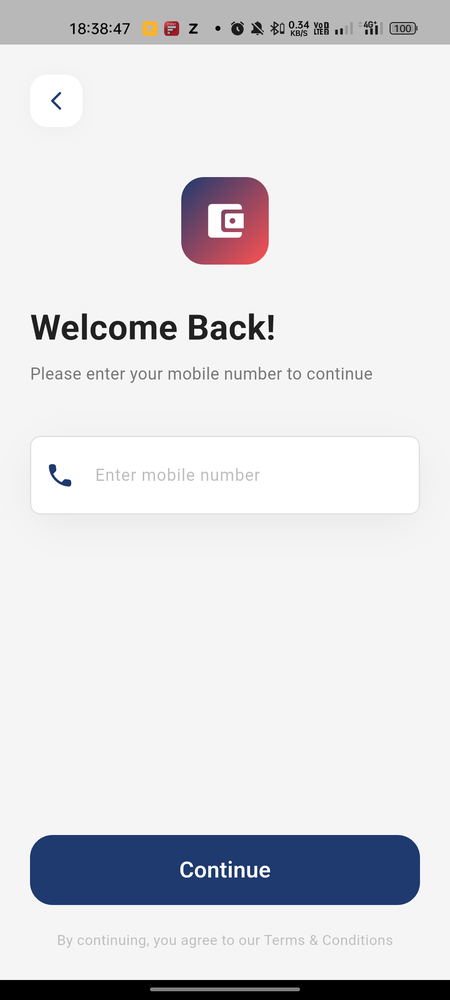
#> input picture flutter_01.png, 450 x 1000 px, shrunk from 1080 x 2400 before the run
$ python -i remove_bg_sharp.py   (imports and definitions only)
#> lines starting #> are read from the running program, lines starting #| are printed output that depends on the picture; after the words box and inside, x2 and y2 are one past the last pixel; in counts of white or black regions, pixels touching at a corner belong together
import os
import numpy as np
from PIL import Image, ImageFilter, ImageOps

ASSETS = '/Users/firozmohammad/DigiEmperor/transport_management_system/assets/images'

def refine_background_removal(img_path):
#> called with img_path = 'flutter_01.png'
    print(f'Refining {os.path.basename(img_path)}...', flush=True)
    img = Image.open(img_path).convert("RGBA")
#> img is the input picture: PIL image 450x1000 RGBA; mean R, G, B, A 221.8, 222.4, 225.8, 255

    # Get data as numpy array for faster processing
    data = np.array(img)
    r, g, b, a = data[:,:,0], data[:,:,1], data[:,:,2], data[:,:,3]
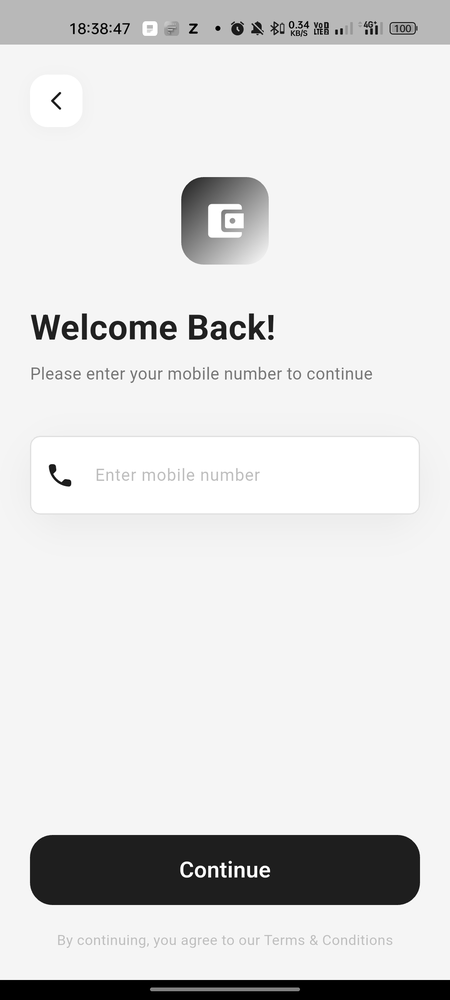
#> r: shape (1000, 450); min 0, max 255, mean 221.8
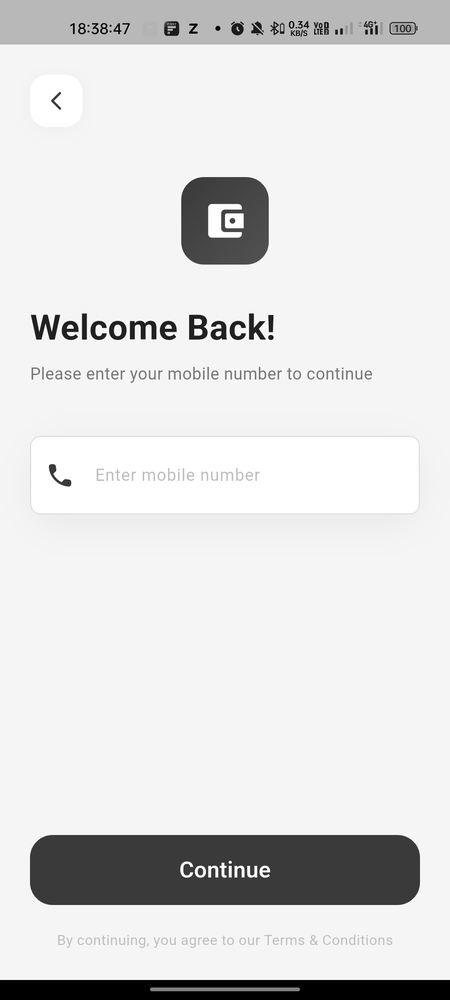
#> g: shape (1000, 450); min 0, max 255, mean 222.4
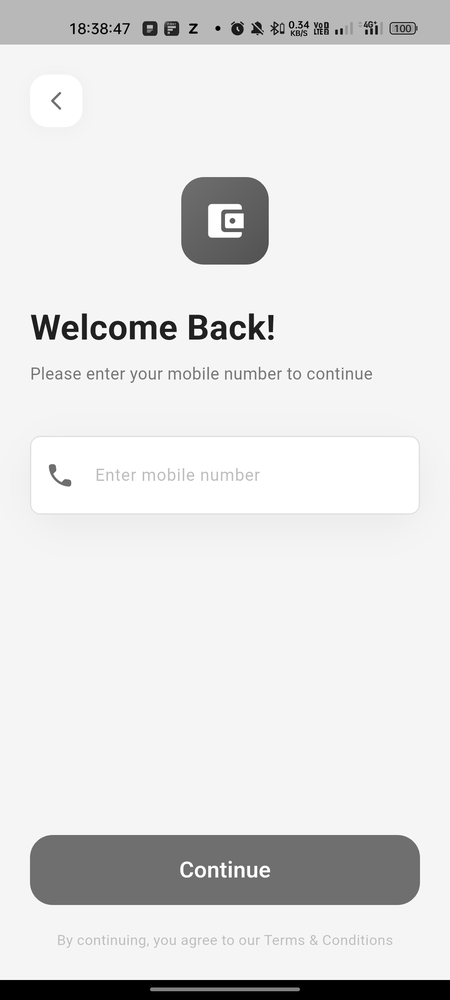
#> b: shape (1000, 450); min 0, max 255, mean 225.8
#> a: shape (1000, 450); every value is 255

    # Create mask: True where pixel is NOT white
    # Using a slightly lower threshold to catch the "soft" white edges
    mask = (r < 250) | (g < 250) | (b < 250)
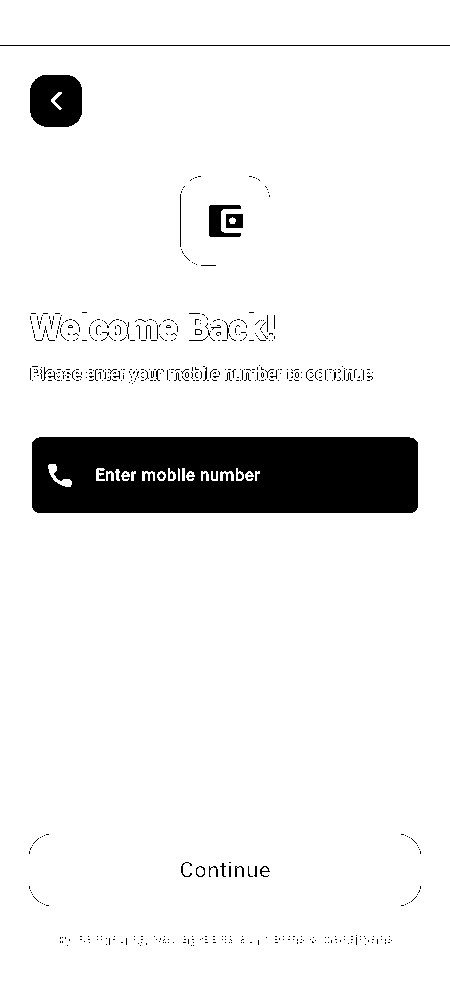
#> mask: shape (1000, 450) bool; 92.4% white; 553 black regions (531 under 20 px), largest, box (x1, y1, x2, y2) and area: (32, 437, 418, 513) 28115, (30, 75, 82, 127) 2386, (209, 205, 241, 237) 547

    # Convert mask to Image for morphological operations
    mask_img = Image.fromarray((mask * 255).astype(np.uint8))

    # Erode the mask slightly (1-2 pixels) to remove the white fringe
    # This is the "secret sauce" for sharpness on colored backgrounds
    refined_mask = mask_img.filter(ImageFilter.MaxFilter(3)) # Slight dilation of black/contraction of white
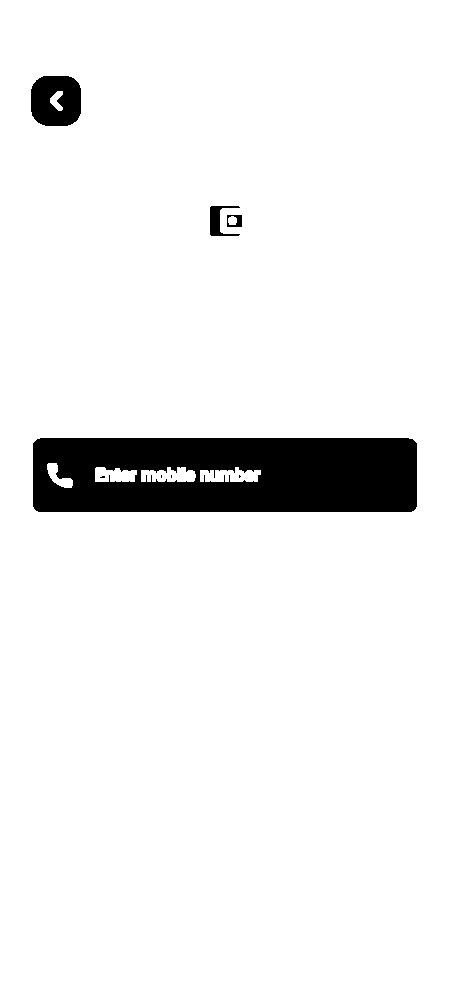
#> refined_mask: PIL image 450x1000 L; 93.6% white; 8 black regions (4 under 20 px), largest, box (x1, y1, x2, y2) and area: (33, 438, 417, 512) 26232, (31, 76, 81, 126) 2106, (210, 206, 240, 236) 383, (227, 215, 242, 227) 111
    refined_mask = refined_mask.filter(ImageFilter.MinFilter(3)) # Erosion
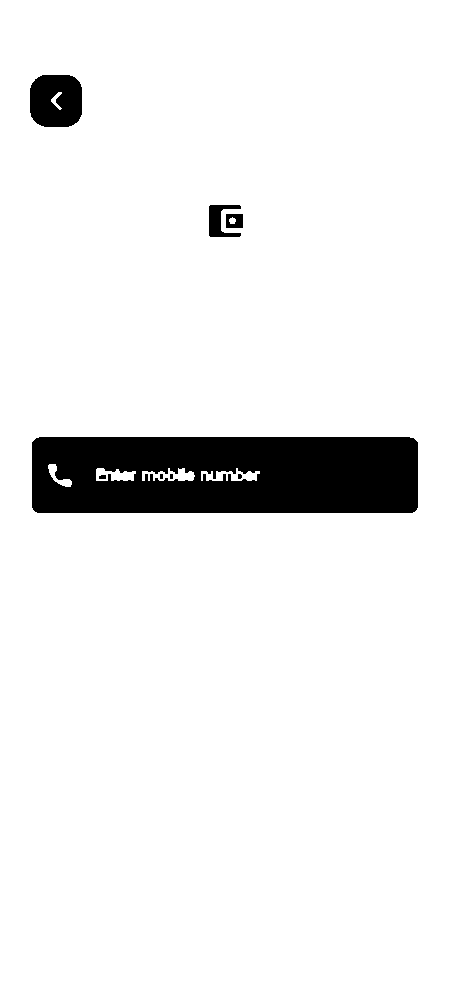
#> refined_mask: PIL image 450x1000 L; 93.1% white; 8 black regions (3 under 20 px), largest, box (x1, y1, x2, y2) and area: (32, 437, 418, 513) 27852, (30, 75, 82, 127) 2384, (209, 205, 241, 237) 547, (226, 214, 243, 228) 201, (99, 475, 106, 479) 26

    # Soften the edges just a tiny bit for a professional look (anti-aliased)
    refined_mask = refined_mask.filter(ImageFilter.GaussianBlur(radius=0.5))

    # Update alpha channel
    new_a = np.array(refined_mask)
    data[:,:,3] = new_a
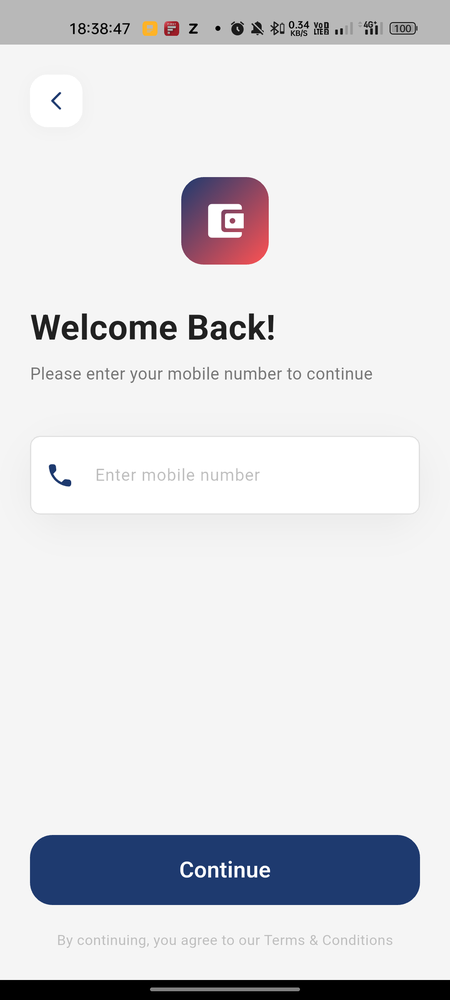
#> data: shape (1000, 450, 4); 7.73% of pixels changed, all inside (x1, y1, x2, y2) = (28, 73, 420, 515); transparent parts drawn white

    # Save back
    result = Image.fromarray(data)
    result.save(img_path, "PNG")
    print(f'Done ✓ sharp edges preserved.', flush=True)

# [6 lines not run here, left out]

>>> result = refine_background_removal('flutter_01.png')
